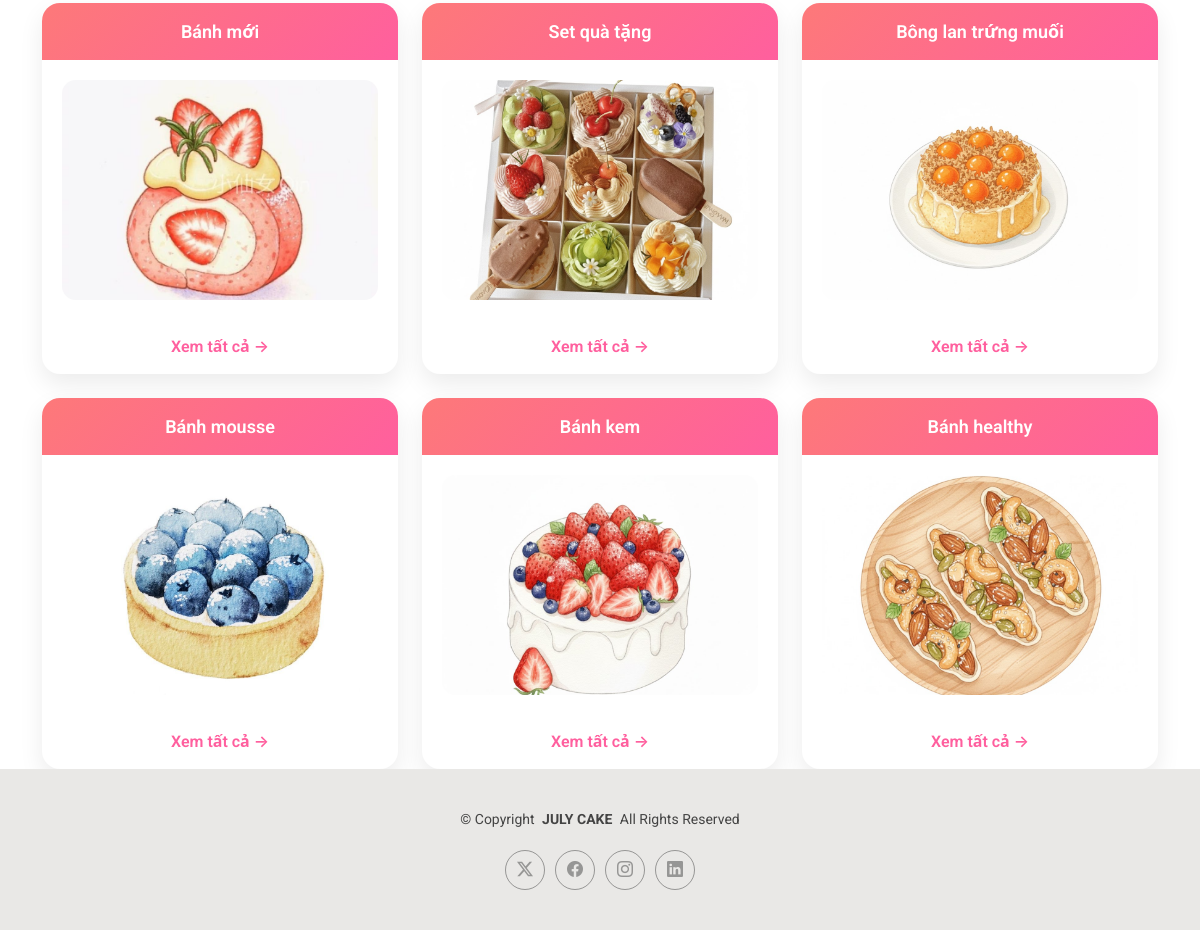
/ (lower part), run on an earlier commit of the app's database.
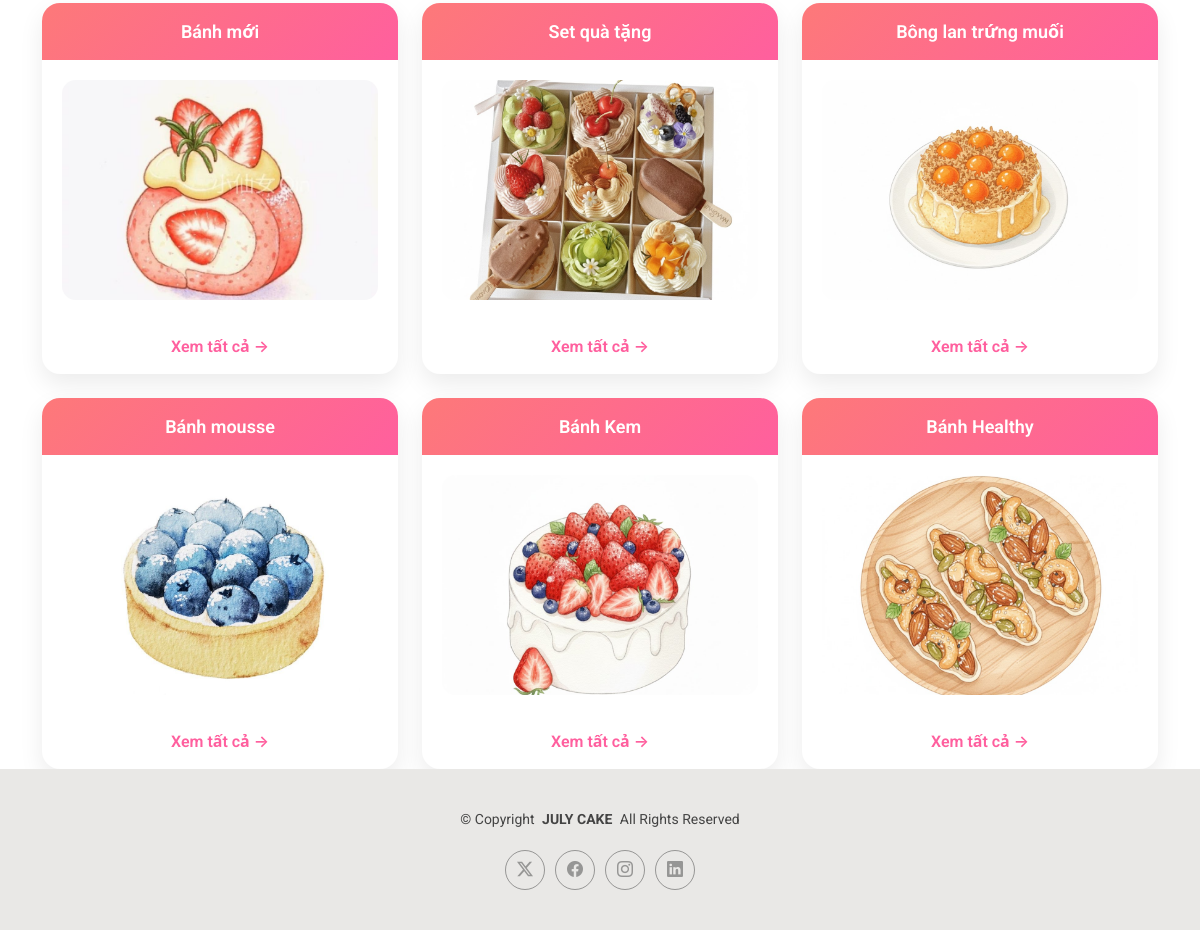
And on a later commit of the database.
### products/models.py (models this page shows, shortened)
class Category(models.Model):
    name = models.CharField(max_length=200)
    slug = models.SlugField(max_length=200, unique=True, blank=True)
    image = models.ImageField(upload_to='categories/', blank=True, null=True)
    class Meta:
        verbose_name = "Category"
        verbose_name_plural = "Categories"

### home/views.py (the view)
# urls.py: path("", views.index, name="index"),
def index(request):
    categories = Category.objects.all()
    category_products = []
    for category in categories:
        products = Product.objects.filter(categories=category)
        category_products.append({
            'category': category,
            'products': products
        })
    return render(request, 'home/index.html', {
        'category_products': category_products
    })

### cart/context_processors.py (called while the page is built)
def cart_count(request):
    if getattr(request, 'user', None) and request.user.is_authenticated:
        total = CartItem.objects.filter(cart__user=request.user).aggregate(total=Sum('quantity'))['total'] or 0
    else:
        cart = request.session.get('cart', {})
        try:
            total = sum(int(item.get('quantity', 0) or 0) for item in cart.values())
        except Exception:
            total = 0
    return {'cart_count': int(total)}

### home/templates/home/index.html (shortened to what this page needs)
{% extends 'base.html' %}
{% load static %}
{% block extra_css %}
<link rel="stylesheet" href="{% static 'home/css/style.css' %}">
{% endblock %}
{% block content %}
<body class="index-page">
<main class="main">
  <div class="container mt-5">
  <div class="row g-4">
    {% for category_data in category_products %}
      <div class="col-lg-4 col-md-6">
        <div class="category-card">
          <div class="category-header">
            <a href="{% url 'products:products_by_category' category_data.category.slug %}">
              {{ category_data.category.name }}
            </a>
          </div>
          <div class="category-body">
            {% if category_data.category.image %}
              <img src="{{ category_data.category.image.url }}" alt="{{ category_data.category.name }}">
            {% else %}
              <img src="{% static 'assets/img/default-category.jpg' %}" alt="default">
            {% endif %}
          </div>
          <div class="category-footer">
            <a href="{% url 'products:products_by_category' category_data.category.slug %}" class="btn-view">
              Xem tất cả →
            </a>
          </div>
        </div>
      </div>
    {% endfor %}
  </div>
</div>
</main>
</body>
{% endblock %}

What changed in the data, as far as the page shows it:
removed Category: category.name "Bánh kem", category.image (picture)
removed Category: category.name "Bánh healthy", category.image (picture)
added Category: category.name "Bánh Kem", category.image (picture)
added Category: category.name "Bánh Healthy", category.image (picture)
